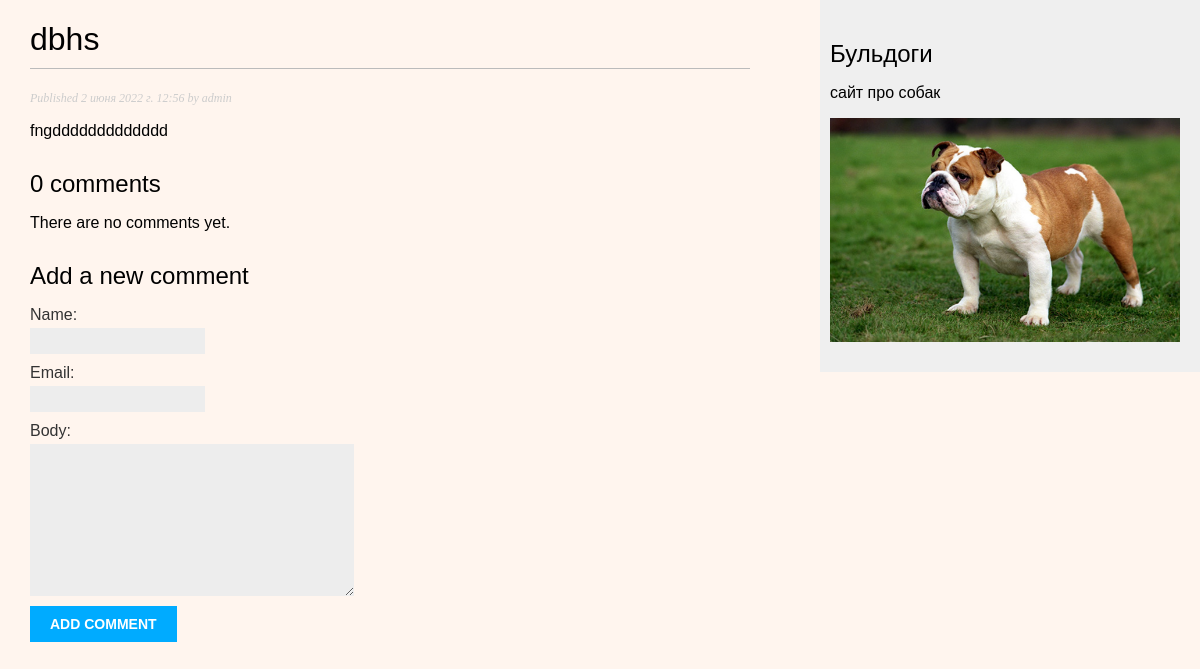
The page /blog/3/ on the database as committed earlier.
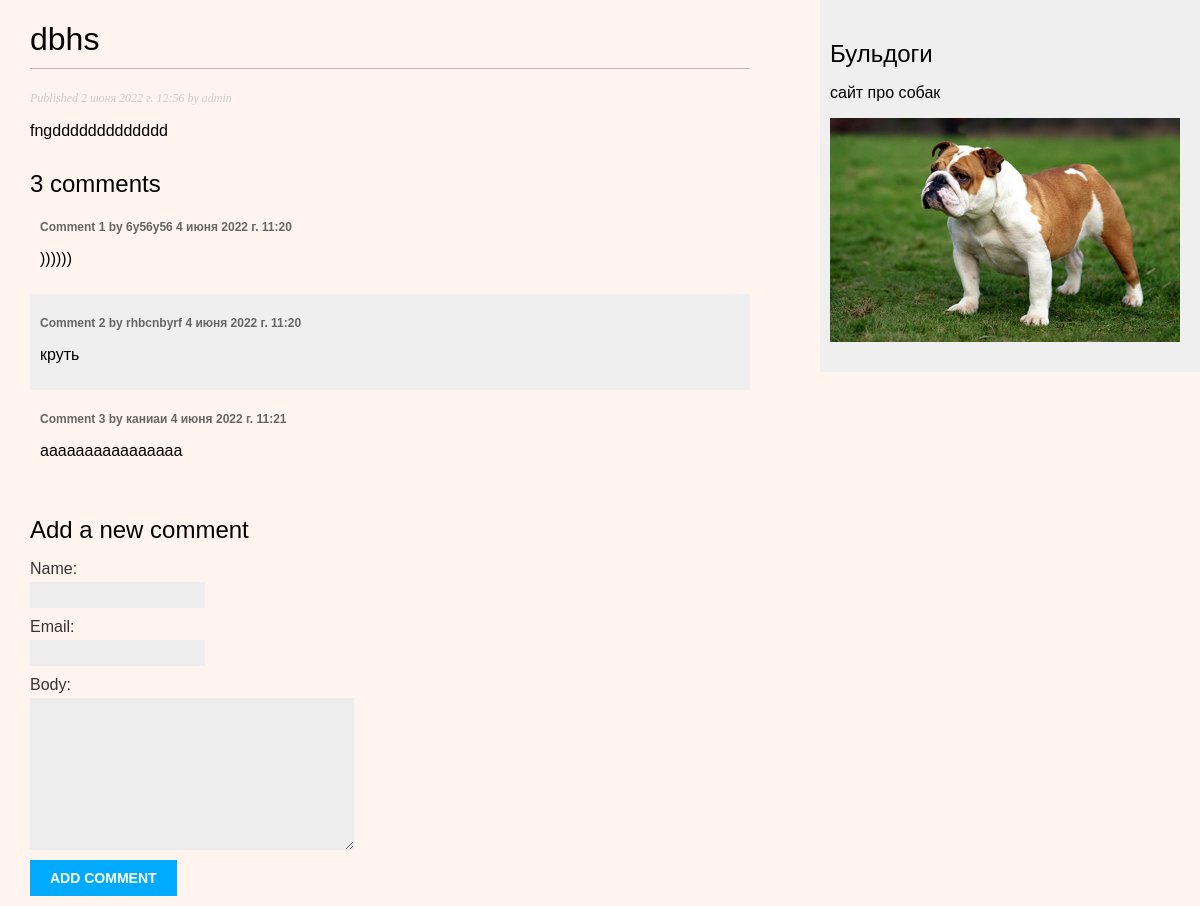
The same page on the database as committed later.
### blog/models.py (models this page shows)
class Comment(models.Model):
    post = models.ForeignKey(Post, on_delete=models.CASCADE, related_name='comments')
    name = models.CharField(max_length=80)
    email = models.EmailField()
    body = models.TextField()
    created = models.DateTimeField(auto_now_add=True)
    updated = models.DateTimeField(auto_now=True)
    active = models.BooleanField(default=True)

### blog/views.py (the view)
# urls.py: path('<int:id>/', views.post_detail, name='post_detail'),
def post_detail(request, id):
    post = get_object_or_404(Post, id=id, status=Post.Status.PUBLISHED)
    comments = post.comments.filter(active=True)
    form = CommentForm()
    return render(request, 'blog/post/detail.html', {'post': post, 'comments': comments,
                                                     'form': form})

### blog/forms.py
class CommentForm(forms.ModelForm):
    class Meta:
        model = Comment
        fields = ['name', 'email', 'body']

### blog/templates/blog/post/detail.html (shortened to what this page needs)
{% extends "blog/base.html" %}
{% block content %}
  <h1>{{ post.title }}</h1>
  <p class="date">
    Published {{ post.publish }} by {{ post.author }}
  </p>
  {{ post.body|linebreaks }}
{% with comments.count as total_comments %}
	<h2>{{ total_comments }} comment{{ total_comments|pluralize }}</h2>
{% endwith %}
{% for comment in comments %}
	<div class="comment">
		<p class="info">
			Comment {{ forloop.counter }} by {{ comment.name }}
			{{ comment.created }}
		</p>
		{{ comment.body|linebreaks }}
	</div>
{% empty %}
	<p>There are no comments yet.</p>
{% endfor %}
<h2>Add a new comment</h2>
		<form action="{% url "blog:post_comment" post.id %}" method="post">
		{{ form.as_p }}
		<p><input type="submit" value="Add comment"></p>
	</form>
	{% endblock %}

Rows that differ between the two databases and show on the page:
added Comment: name "6y56y56", created "4 июня 2022 г. 11:20", body "))))))"
added Comment: name "rhbcnbyrf", created "4 июня 2022 г. 11:20", body "круть"
added Comment: name "каниаи", created "4 июня 2022 г. 11:21", body "аааааааааааааааа"
Other text that changed with them:
{{ total_comments }}: "0" → "3"
text no longer shown: "There are no comments yet."
